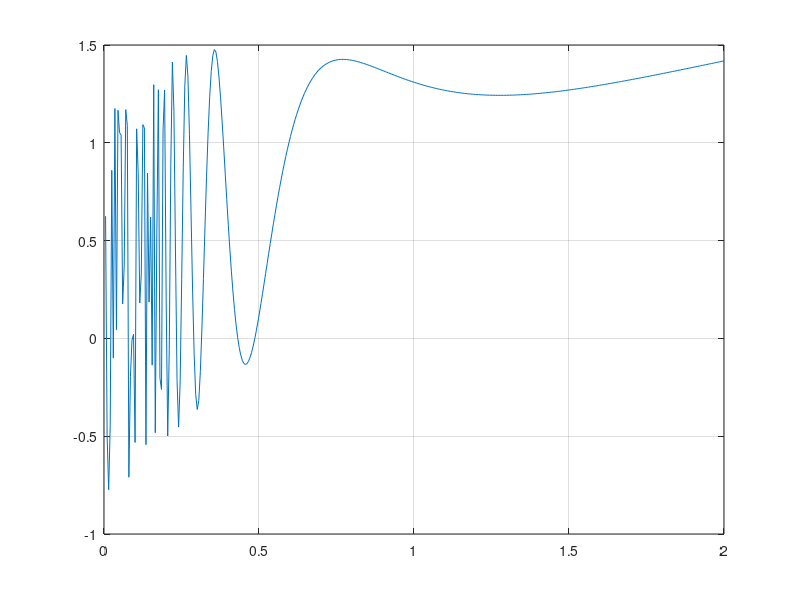

MATLAB code to generate this figure:
function funcion = cerosFun()
    x=linspace(0,2,400);
    x(1)=[];
    y = exp(-(x.^2)).*sin(1./x.^2) + sqrt(x);
    
    y1 = @(x)exp(-(x^2))*sin(1/(x^2)) + sqrt(x);
    
    plot(x,y);
    hold on
    grid on
    %plot([0,2],[-
    x1 = [0.4 0.5];
    
    funcion = fzero(y1,[0.44 0.5]);
    
    
end